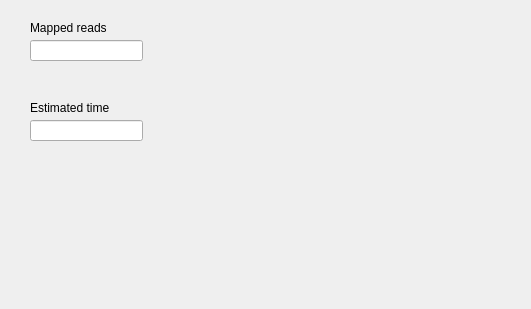
<?xml version="1.0" encoding="UTF-8"?>
<ui version="4.0">
 <class>Form</class>
 <widget class="QWidget" name="Form">
  <property name="geometry">
   <rect>
    <x>0</x>
    <y>0</y>
    <width>531</width>
    <height>309</height>
   </rect>
  </property>
  <property name="windowTitle">
   <string>Form</string>
  </property>
  <widget class="QLabel" name="label_2">
   <property name="geometry">
    <rect>
     <x>30</x>
     <y>20</y>
     <width>151</width>
     <height>16</height>
    </rect>
   </property>
   <property name="text">
    <string>Mapped reads</string>
   </property>
  </widget>
  <widget class="QLineEdit" name="lineEdit_2">
   <property name="geometry">
    <rect>
     <x>30</x>
     <y>40</y>
     <width>113</width>
     <height>21</height>
    </rect>
   </property>
  </widget>
  <widget class="QLabel" name="label_3">
   <property name="geometry">
    <rect>
     <x>30</x>
     <y>100</y>
     <width>151</width>
     <height>16</height>
    </rect>
   </property>
   <property name="text">
    <string>Estimated time</string>
   </property>
  </widget>
  <widget class="QLineEdit" name="lineEdit_3">
   <property name="geometry">
    <rect>
     <x>30</x>
     <y>120</y>
     <width>113</width>
     <height>21</height>
    </rect>
   </property>
  </widget>
 </widget>
 <resources/>
 <connections/>
</ui>
